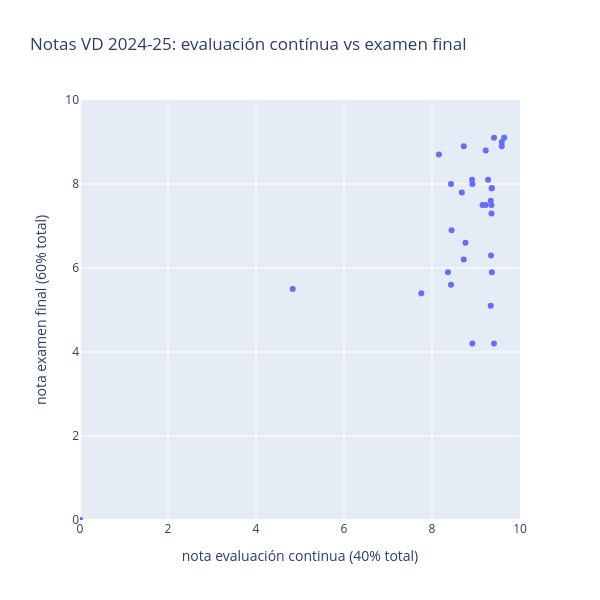

The cell this chart's notebook holds for it:
### Code cell
# initial scatterplot
data = []
data.append(go.Scatter(x=df['ec'], y=df['examen'], text=df['id'], mode='markers'))
fig = go.Figure(layout_title_text=f"Notas VD {year}: evaluación contínua vs examen final", data=data)
fig.update_xaxes(range=[0, 10])
fig.update_yaxes(range=[0, 10])
fig.update_layout(
    xaxis_title="nota evaluación continua (40% total)",
    yaxis_title="nota examen final (60% total) ",
    width=600, height=600)
fig.show()

### Figure 1 — Plotly figure (JSON) as saved in the notebook; plotly's stock layout.template omitted (floating-point values rounded to 4 significant figures)
{"data": [{"mode": "markers", "text": [1.0, 2.0, 3.0, 4.0, 5.0, 6.0, 7.0, 8.0, 9.0, 10.0, 11.0, 12.0, 13.0, 14.0, 15.0, 16.0, 17.0, 18.0, 19.0, 20.0, 21.0, 22.0, 23.0, 24.0, 25.0, 26.0, 27.0, 28.0, 29.0, 30.0, 31.0, 32.0, 33.0], "type": "scatter", "x": [8.432, 0.0, 8.678, 9.586, 9.335, 9.148, 8.722, 9.409, 8.918, 9.352, 8.363, 8.761, 8.918, 9.222, 9.222, 9.641, 9.356, 9.274, 9.409, 7.756, 9.352, 9.36, 9.36, 8.722, 9.586, 9.335, 8.91, 4.833, 8.432, 9.341, 0.0, 8.444, 8.157], "y": [5.6, 0.0, 7.8, 9.0, 7.6, 7.5, 6.2, 9.1, 8.0, 7.5, 5.9, 6.6, 4.2, 8.8, 7.5, 9.1, 7.9, 8.1, 4.2, 5.4, 7.3, 5.9, 7.9, 8.9, 8.9, 5.1, 8.1, 5.5, 8.0, 6.3, 0.0, 6.9, 8.7]}], "layout": {"height": 600, "title": {"text": "Notas VD 2024-25: evaluación contínua vs examen final"}, "width": 600, "xaxis": {"range": [0, 10], "title": {"text": "nota evaluación continua (40% total)"}}, "yaxis": {"range": [0, 10], "title": {"text": "nota examen final (60% total) "}}}}
